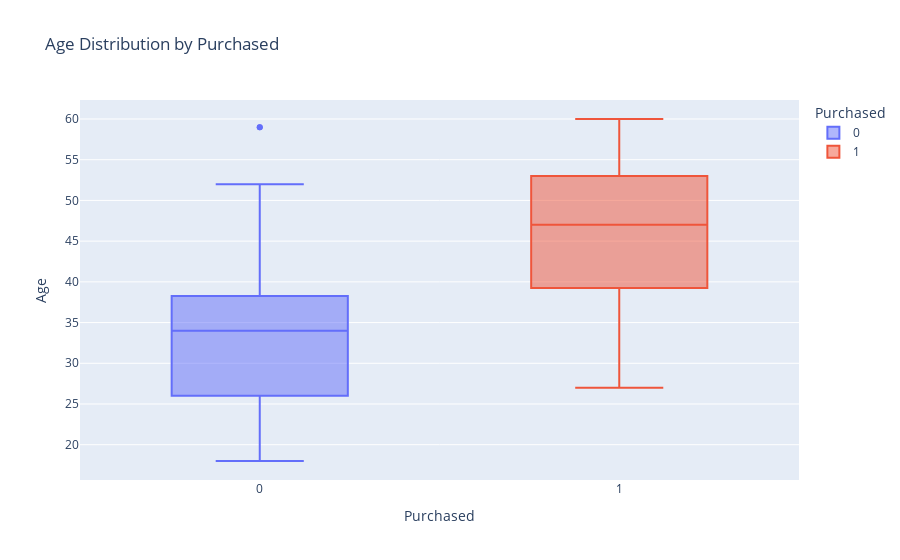

Source (notebook cell):
### Code cell
fig = px.box(
    df, x='Purchased', y='Age',
    color='Purchased',
    title="Age Distribution by Purchased"
)

fig.show()

### Figure 1 — Plotly figure (JSON) as saved in the notebook; plotly's stock layout.template omitted (floating-point values rounded to 4 significant figures; data arrays with more than 128 entries replaced by an {"elided": "..."} marker saying what was removed)
{"data": [{"alignmentgroup": "True", "hovertemplate": "Purchased=%{x}<br>Age=%{y}<extra></extra>", "legendgroup": "0", "marker": {"color": "#636efa"}, "name": "0", "notched": false, "offsetgroup": "0", "orientation": "v", "showlegend": true, "type": "box", "x": {"elided": "257 int values"}, "x0": " ", "xaxis": "x", "y": {"elided": "257 int values"}, "y0": " ", "yaxis": "y"}, {"alignmentgroup": "True", "hovertemplate": "Purchased=%{x}<br>Age=%{y}<extra></extra>", "legendgroup": "1", "marker": {"color": "#EF553B"}, "name": "1", "notched": false, "offsetgroup": "1", "orientation": "v", "showlegend": true, "type": "box", "x": {"elided": "143 int values"}, "x0": " ", "xaxis": "x", "y": {"elided": "143 int values"}, "y0": " ", "yaxis": "y"}], "layout": {"boxmode": "overlay", "legend": {"title": {"text": "Purchased"}, "tracegroupgap": 0}, "title": {"text": "Age Distribution by Purchased"}, "xaxis": {"anchor": "y", "categoryarray": [0, 1], "categoryorder": "array", "domain": [0, 1], "title": {"text": "Purchased"}}, "yaxis": {"anchor": "x", "domain": [0, 1], "title": {"text": "Age"}}}}
